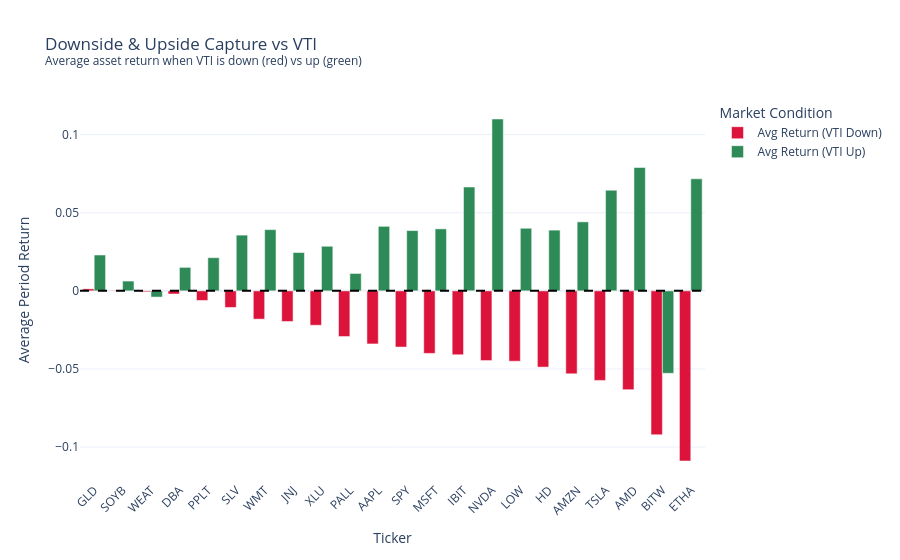

Notebook source saved alongside this figure:
### Markdown cell above
### Downside Capture

Splits all periods into two buckets: months where VTI was down vs. months where VTI was up. For each asset, computes the average return in each bucket.

- **Low downside capture** (small negative bar when market drops) â†’ asset resists market declines
- **Reasonable upside capture** (positive bar when market rises) â†’ asset still grows over time

This is the most intuitive read for a non-technical audience - it directly answers "what happens to this asset when the market crashes?"

### Code cell
vti_down = returns[BENCHMARK] < 0
vti_up   = returns[BENCHMARK] >= 0

capture_rows = []
for ticker in other_tickers:
    asset = returns[ticker].dropna()
    shared_down = vti_down.index.intersection(asset.index)
    shared_up   = vti_up.index.intersection(asset.index)
    capture_rows.append({
        "Ticker": ticker,
        "Avg Return (VTI Down)": asset.loc[shared_down[vti_down.loc[shared_down]]].mean(),
        "Avg Return (VTI Up)":   asset.loc[shared_up[vti_up.loc[shared_up]]].mean(),
    })

capture_df = pd.DataFrame(capture_rows)
capture_df = capture_df.sort_values("Avg Return (VTI Down)", ascending=False)  # best defenders first

capture_melted = capture_df.melt(id_vars="Ticker", var_name="Market Condition", value_name="Avg Return")

fig = px.bar(
    capture_melted,
    x="Ticker",
    y="Avg Return",
    color="Market Condition",
    barmode="group",
    title=f"Downside & Upside Capture vs {BENCHMARK}<br><sup>Average asset return when VTI is down (red) vs up (green)</sup>",
    labels={"Avg Return": "Average Period Return"},
    color_discrete_map={
        "Avg Return (VTI Down)": "crimson",
        "Avg Return (VTI Up)":   "seagreen",
    },
    category_orders={"Ticker": capture_df["Ticker"].tolist()},
)
fig.add_hline(y=0, line_dash="dash", line_color="black")
fig.update_layout(template="plotly_white", xaxis_tickangle=-45)
fig.show()

capture_df.sort_values("Avg Return (VTI Down)", ascending=False)

### Figure 1 — Plotly figure (JSON) as saved in the notebook; plotly's stock layout.template omitted (floating-point values rounded to 4 significant figures)
{"data": [{"alignmentgroup": "True", "hovertemplate": "Market Condition=Avg Return (VTI Down)<br>Ticker=%{x}<br>Average Period Return=%{y}<extra></extra>", "legendgroup": "Avg Return (VTI Down)", "marker": {"color": "crimson", "pattern": {"shape": ""}}, "name": "Avg Return (VTI Down)", "offsetgroup": "Avg Return (VTI Down)", "orientation": "v", "showlegend": true, "textposition": "auto", "type": "bar", "x": ["GLD", "SOYB", "WEAT", "DBA", "PPLT", "SLV", "WMT", "JNJ", "XLU", "PALL", "AAPL", "SPY", "MSFT", "IBIT", "NVDA", "LOW", "HD", "AMZN", "TSLA", "AMD", "BITW", "ETHA"], "xaxis": "x", "y": [0.001297, 0.0002895, -0.0006323, -0.00203, -0.006146, -0.01062, -0.0181, -0.01959, -0.02201, -0.02923, -0.03397, -0.03596, -0.04003, -0.0409, -0.04462, -0.04503, -0.0488, -0.0531, -0.05731, -0.06324, -0.09211, -0.1089], "yaxis": "y"}, {"alignmentgroup": "True", "hovertemplate": "Market Condition=Avg Return (VTI Up)<br>Ticker=%{x}<br>Average Period Return=%{y}<extra></extra>", "legendgroup": "Avg Return (VTI Up)", "marker": {"color": "seagreen", "pattern": {"shape": ""}}, "name": "Avg Return (VTI Up)", "offsetgroup": "Avg Return (VTI Up)", "orientation": "v", "showlegend": true, "textposition": "auto", "type": "bar", "x": ["GLD", "SOYB", "WEAT", "DBA", "PPLT", "SLV", "WMT", "JNJ", "XLU", "PALL", "AAPL", "SPY", "MSFT", "IBIT", "NVDA", "LOW", "HD", "AMZN", "TSLA", "AMD", "BITW", "ETHA"], "xaxis": "x", "y": [0.02294, 0.00627, -0.003973, 0.01503, 0.02123, 0.03568, 0.03919, 0.02454, 0.02855, 0.01114, 0.04131, 0.03859, 0.03968, 0.06647, 0.11, 0.04006, 0.03887, 0.04417, 0.06443, 0.07896, -0.05276, 0.07171], "yaxis": "y"}], "layout": {"barmode": "group", "legend": {"title": {"text": "Market Condition"}, "tracegroupgap": 0}, "shapes": [{"line": {"color": "black", "dash": "dash"}, "type": "line", "x0": 0, "x1": 1, "xref": "x domain", "y0": 0, "y1": 0, "yref": "y"}], "title": {"text": "Downside & Upside Capture vs VTI<br><sup>Average asset return when VTI is down (red) vs up (green)</sup>"}, "xaxis": {"anchor": "y", "categoryarray": ["GLD", "SOYB", "WEAT", "DBA", "PPLT", "SLV", "WMT", "JNJ", "XLU", "PALL", "AAPL", "SPY", "MSFT", "IBIT", "NVDA", "LOW", "HD", "AMZN", "TSLA", "AMD", "BITW", "ETHA"], "categoryorder": "array", "domain": [0, 1], "tickangle": -45, "title": {"text": "Ticker"}}, "yaxis": {"anchor": "x", "domain": [0, 1], "title": {"text": "Average Period Return"}}}}
